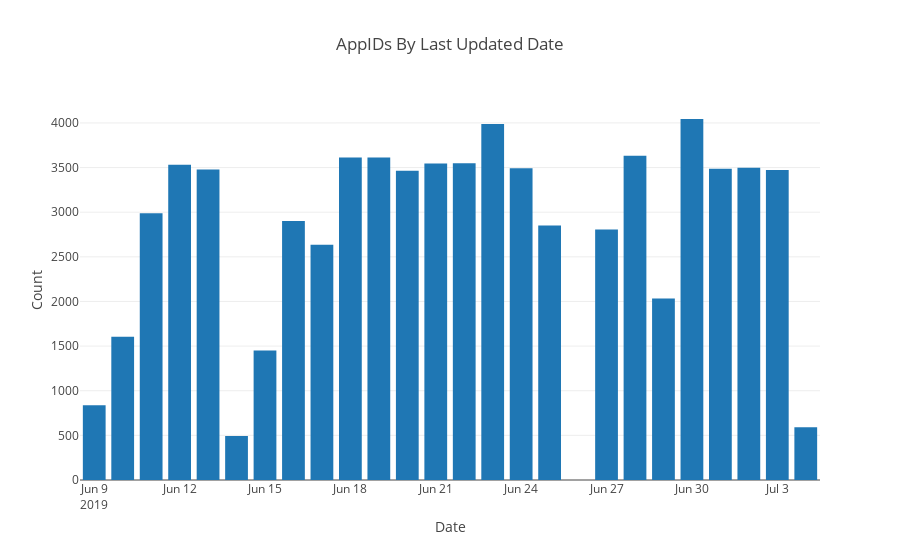

Source (notebook cell):
### Markdown cell above
## Large numbers of old AppID entries means `refreshsteam.py` needs to be run.  This excludes consistently failed appids.

### Code cell
# https://plot.ly/python/bar-charts/

data = [Bar(
        x=grouped_df['updated_date'],
        y=grouped_df['count']
    )]

layout = Layout(
        title='AppIDs By Last Updated Date',
        xaxis=dict(
            title='Date'
        ),
        yaxis=dict(
            title='Count'
        )
    )

fig = Figure(data=data, layout=layout)

iplot(fig)

### Figure 1 — Plotly figure (JSON) as saved in the notebook; plotly's stock layout.template omitted (floating-point values rounded to 4 significant figures)
{"data": [{"type": "bar", "uid": "05b4c3b3-4838-40e7-bdeb-53dcb9a7227f", "x": [null, "2019-06-09", "2019-06-10", "2019-06-11", "2019-06-12", "2019-06-13", "2019-06-14", "2019-06-15", "2019-06-16", "2019-06-17", "2019-06-18", "2019-06-19", "2019-06-20", "2019-06-21", "2019-06-22", "2019-06-23", "2019-06-24", "2019-06-25", "2019-06-27", "2019-06-28", "2019-06-29", "2019-06-30", "2019-07-01", "2019-07-02", "2019-07-03", "2019-07-04"], "y": [129, 838, 1605, 2988, 3531, 3479, 492, 1450, 2900, 2635, 3614, 3614, 3463, 3546, 3549, 3988, 3491, 2850, 2805, 3632, 2034, 4044, 3487, 3498, 3472, 591]}], "layout": {"title": {"text": "AppIDs By Last Updated Date"}, "xaxis": {"title": {"text": "Date"}}, "yaxis": {"title": {"text": "Count"}}}}
